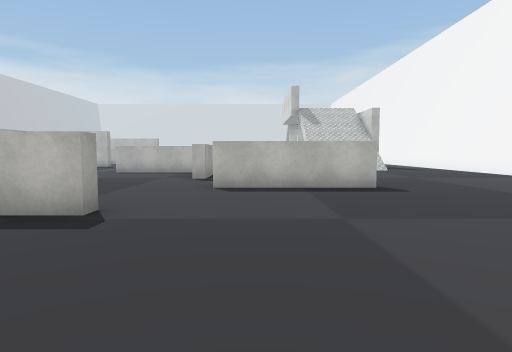
view 1 (above)

24 first-person views from a walk through a scene from a Unity 3-D project. The camera is 1.5 m above the floor, tilts 4° down and sees 75° across. The floor is counted in squares, 2 m on a side. Each view is taken from the middle of a square. On the plan, view 1 faces up. The plan holds only what a view shows up to about 11 squares ahead; the rest is blank. The place goes on beyond the plan. Some surface patterns are stand-ins.

view 2
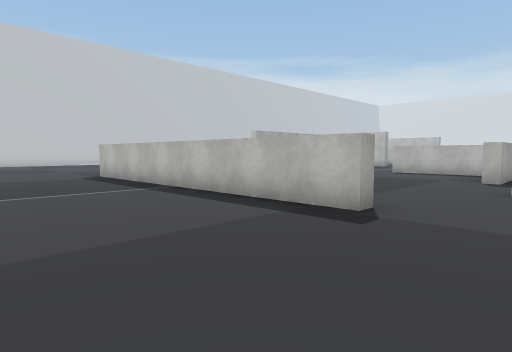

view 3
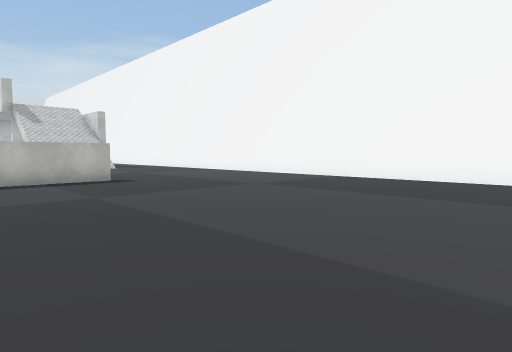

view 4
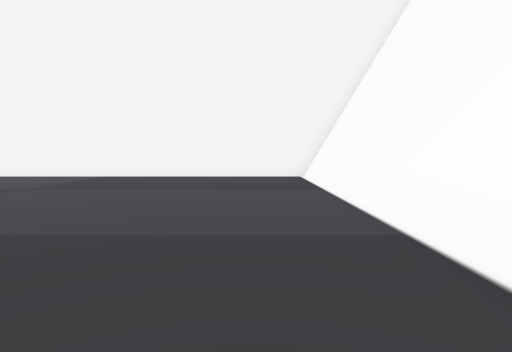

view 5
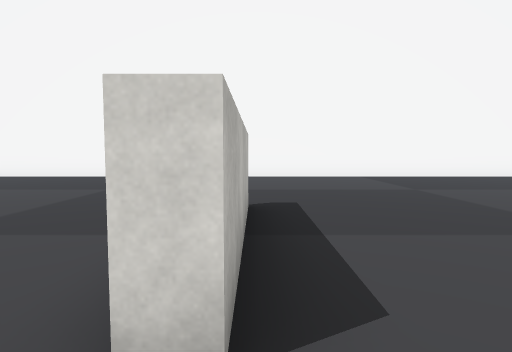

view 6
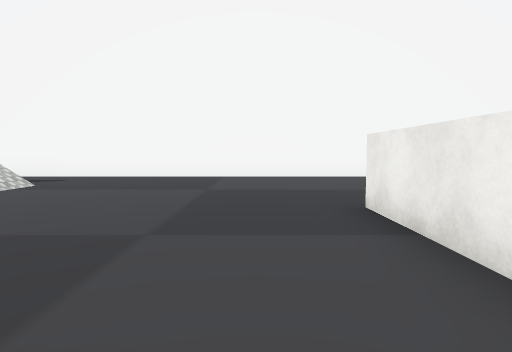

view 7
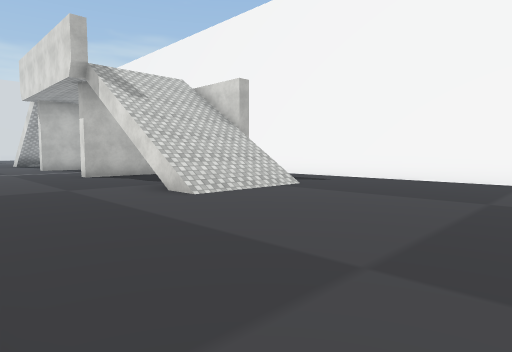

view 8
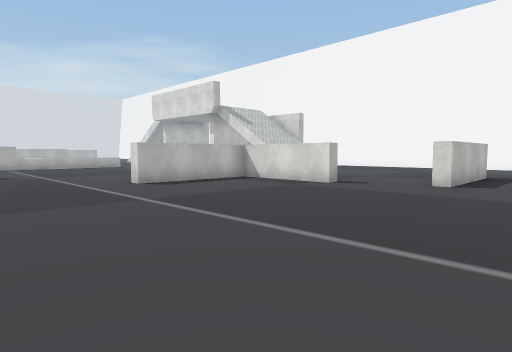

view 9
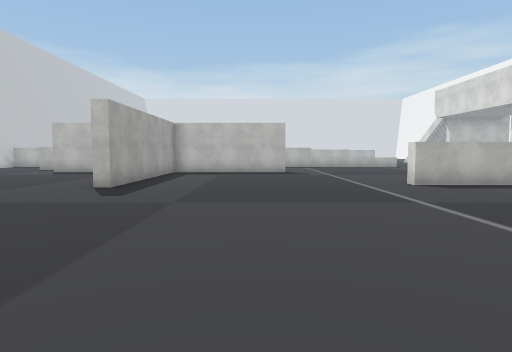

view 10
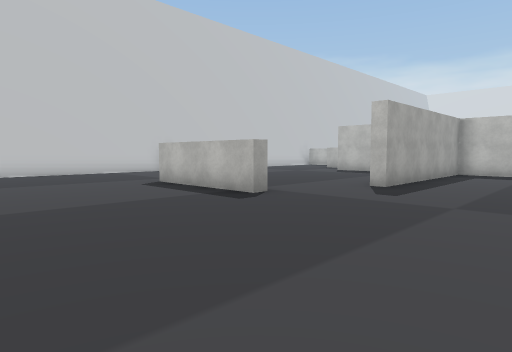

view 11
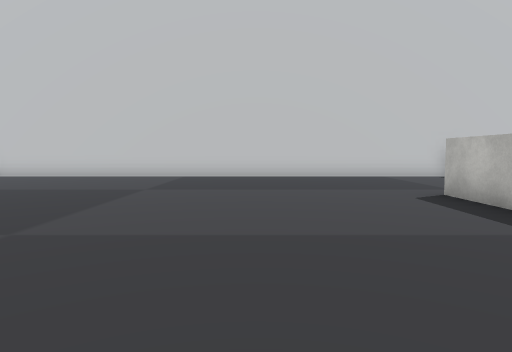

view 12
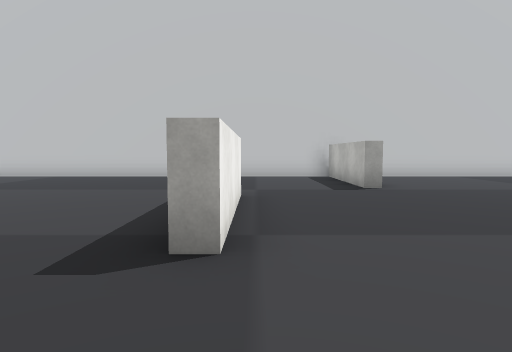

view 13
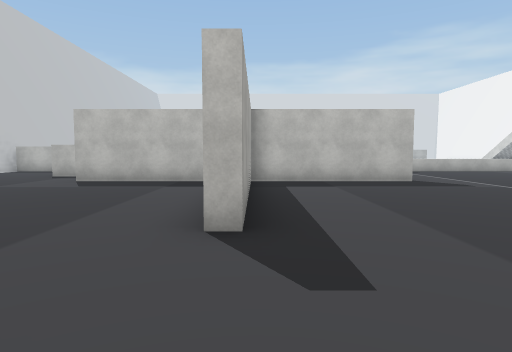

view 14
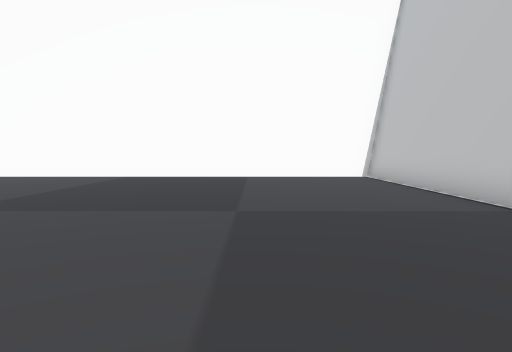

view 15
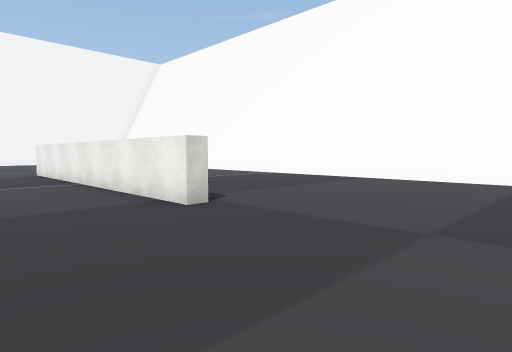

view 16
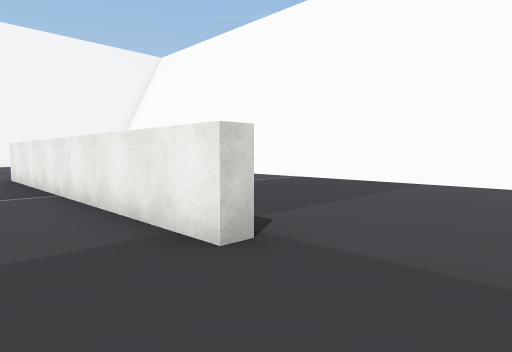

view 17
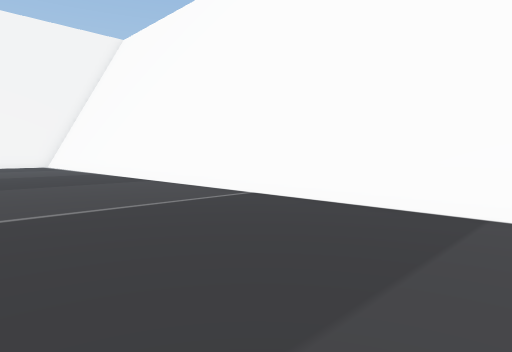

view 18
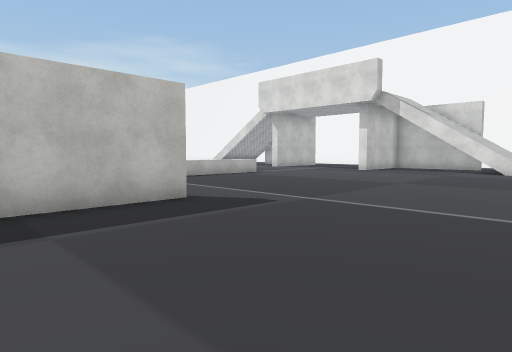

view 19
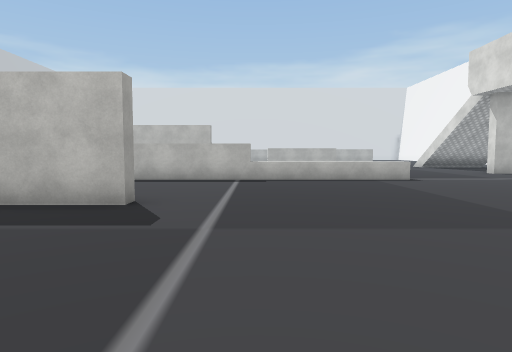

view 20
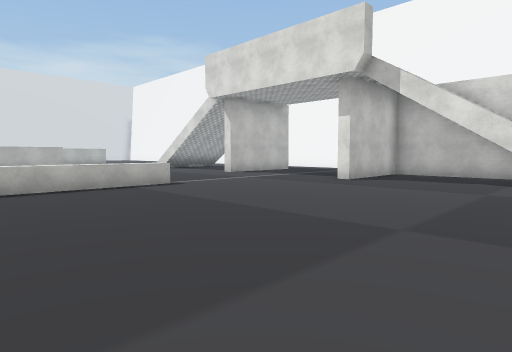

view 21
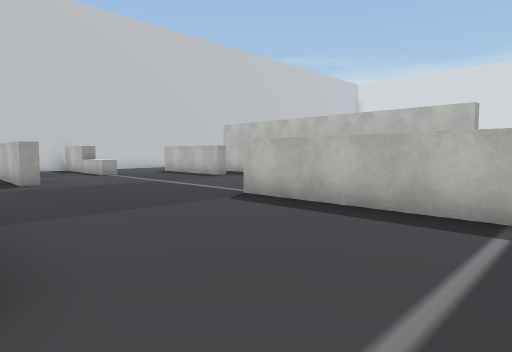

view 22
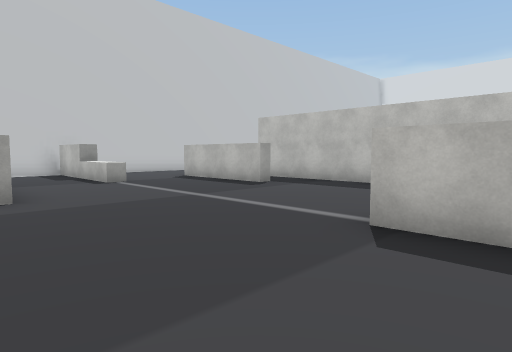

view 23
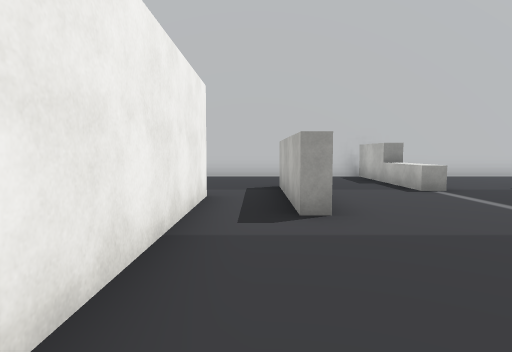

view 24
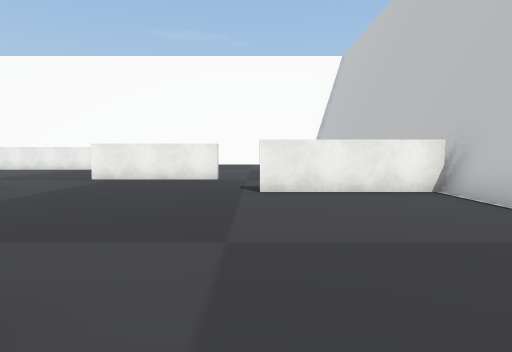

### Floor plan
Points are (right, up) in squares from view 1. A wall is a line through its corners. A room is listed if a view was taken in it or the views show most of it. See-through windows are left out.
Room 1 (views 1, 2, 3, 4, 5, 6, 7, 8, 9, 10, 11, 12, 13, 14, 15, 16, 17, 18, 19, 20, 21, 22, 23, 24)
walls: (-1.5, 11.1) (-1.5, 9.6) (-1.8, 9.6) (-1.8, 12.7) (-5.3, 12.7) (-5.3, 13.1); (-7.9, 18.2) (-7.9, 17.8) (-12.1, 17.8); (-12.1, 17.5) (-12.1, 12.1); (-0.1, 7.5) (2.6, 7.5); (-13.4, 17.8) (-16.7, 17.8); (-2.1, 4.3) (-2.1, 4) (-10.9, 4) (-10.9, 4.3) (-2.1, 4.3); (-2, 22.3) (-10.6, 22.3); (2.6, 7.1) (-0.9, 7.1) (-0.9, 7.5); (-14.9, 20) (-14.9, 19.5) (-18.5, 19.5); (-17, 9.7) (-13.4, 9.7) (-13.4, 9.4) (-17, 9.4); (-16.7, 18.2) (-12, 18.2); (5.6, 16.2) (5.6, 19); (4.9, 19.8) (2.4, 19.8); (-17.5, 22.3) (-21.6, 22.3); (-14.9, 25.1) (-18.5, 25.1); (-12.7, 26.9) (-16.2, 26.9); (-21.6, 12.7) (-18.1, 12.7) (-18.1, 12.3) (-21.6, 12.3); (-19.5, 22.9) (-19.5, 22.2); (0.4, -2.9) (8.6, -2.9); (-21.8, 19.9) (-21.8, -2.9); (-21.8, 22.3) (-21.8, 20.9); (8.8, -2.9) (8.8, 17.4); (-21.6, -2.8) (8.6, -2.8); (-21.6, -2.9) (-0.4, -2.9)
low walls: (-17.5, 22.9) (-17.5, 22.3); (-21.6, 12.3) (-21.6, -2.9); (-21.6, 22.3) (-21.6, 12.7); (8.6, -2.9) (8.6, 16.7); (-21.6, -2.6) (8.6, -2.6)
ways out: opening at (-19, 24); opening at (-15.5, 26)

Where each view was taken, in squares from view 1:
view 1: 0 up, 0 right, facing up
view 2: 0 up, 0 right, facing up-left
view 3: 2 down, 1 left, facing up-right
view 4: 1 down, 2 left, facing right
view 5: 7 up, 2 left, facing right
view 6: 9 up, 2 left, facing right
view 7: 9 up, 1 left, facing up-right
view 8: 5 up, 9 left, facing up-right
view 9: 5 up, 9 left, facing up
view 10: 5 up, 9 left, facing up-left
view 11: 6 up, 11 left, facing left
view 12: 10 up, 11 left, facing left
view 13: 9 up, 12 left, facing up
view 14: 8 up, 18 left, facing down
view 15: 7 up, 15 left, facing down-right
view 16: 6 up, 13 left, facing down-right
view 17: 2 up, 11 left, facing down-right
view 18: 13 up, 11 left, facing up-right
view 19: 13 up, 6 left, facing up
view 20: 15 up, 6 left, facing up-right
view 21: 18 up, 6 left, facing up-left
view 22: 19 up, 9 left, facing up-left
view 23: 19 up, 11 left, facing left
view 24: 19 up, 18 left, facing down
